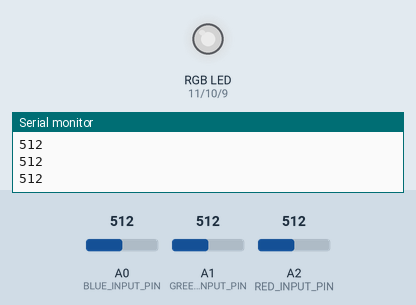
Recording of a sketch running on a simulated Arduino Uno, built with avr-gcc and run on an emulated ATmega328P. On the bench: an RGB LED mixed from three pins (HIGH = lit), the last lines printed to the serial monitor. Inputs (shaded band) come from the test bench; at power-on: A1 (GREEN_INPUT_PIN) = 512, A0 (BLUE_INPUT_PIN) = 512, A2 (RED_INPUT_PIN) = 512. Dim RGB values are drawn brighter than linear.

Above: at 1.2 s.
1.3 s: A1 (GREEN_INPUT_PIN) set to 716
At 2.5 s:
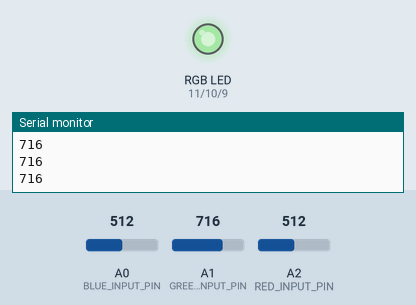
2.8 s: A0 (BLUE_INPUT_PIN) set to 716
At 3.5 s:
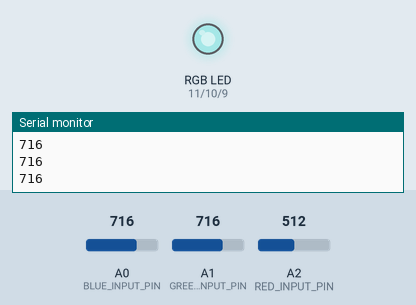
4.3 s: A2 (RED_INPUT_PIN) set to 716
At 4.9 s:
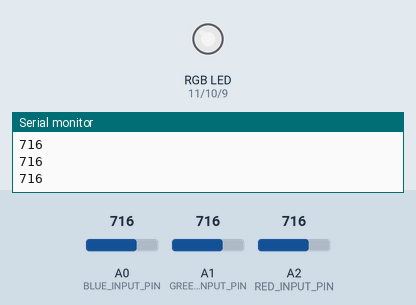
5.8 s: A1 (GREEN_INPUT_PIN) set to 900
At 6.9 s:
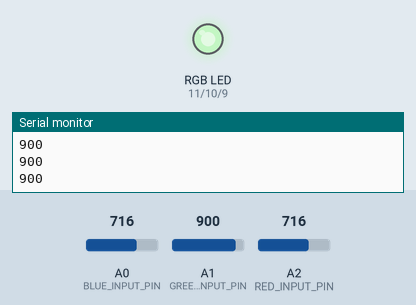
7.3 s: A0 (BLUE_INPUT_PIN) set to 900
At 8.3 s:
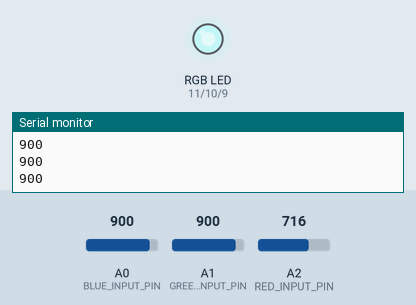
8.8 s: A2 (RED_INPUT_PIN) set to 1023
At 9.2 s:
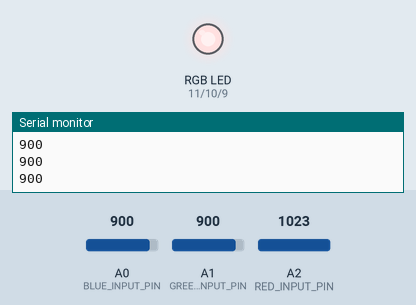
Timing chart, 0 to 11.3 s (numbered marks = the images above; inputs shaded):
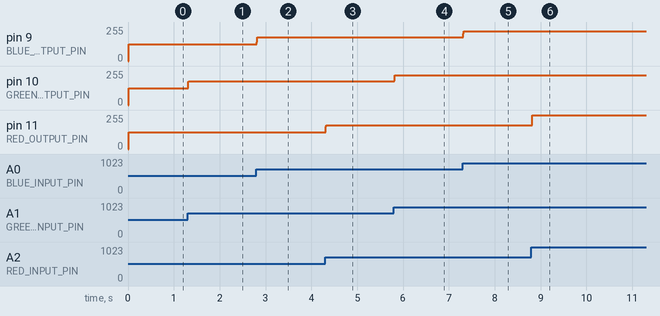

The sketch:

codeInitial.ino
```cpp
// Define constants for all 3 colors

#define BLUE_INPUT_PIN A0
#define BLUE_OUTPUT_PIN  9
#define GREEN_INPUT_PIN  A1
#define GREEN_OUTPUT_PIN  10
#define RED_INPUT_PIN  A2
#define RED_OUTPUT_PIN  11

const int maxOutput=255;
const int minOutput=0;
const int maxInput=1023;
const int minInput=0;

const bool noiseFiltering = true;
const int readingNr = 10;

void setup() {

  // Configure the pins to behave either as an input or an output.
pinMode(BLUE_INPUT_PIN, INPUT);
pinMode(BLUE_OUTPUT_PIN, OUTPUT);
pinMode(RED_INPUT_PIN, INPUT);
pinMode(RED_OUTPUT_PIN, OUTPUT);
pinMode(GREEN_INPUT_PIN, INPUT);
pinMode(GREEN_OUTPUT_PIN, OUTPUT);

Serial.begin(9600);

}

// Periodically update analogWrite values.
void loop() {
	// The default analogRead() resolution is 10 bits (source: https://www.arduino.cc/reference/en/language/functions/analog-io/analogread/) so up to 1024 values,
  // while analogWrite takes a value modulo 256, so a transformation must be performed.
  // This also allows the LED to run 8 bit color, with 256 values for each RGB channel
  Serial.println(analogRead(GREEN_INPUT_PIN)); //debug
  int greenOutput, redOutput, blueOutput;

  if(noiseFiltering ==  true){
    int greenAvg = 0, redAvg = 0, blueAvg = 0;
    for (int i = 0; i < readingNr; i++) {
      greenAvg+=analogRead(GREEN_INPUT_PIN);
      redAvg+=analogRead(RED_INPUT_PIN);
      blueAvg+=analogRead(BLUE_INPUT_PIN);
      delay(1);
    }
    greenOutput=1.0*greenAvg/readingNr;
    redOutput=1.0*redAvg/readingNr;
    blueOutput=1.0*blueAvg/readingNr;
  }else{
    greenOutput=analogRead(GREEN_INPUT_PIN);
    redOutput=analogRead(RED_INPUT_PIN);
    blueOutput=analogRead(BLUE_INPUT_PIN);
  }


analogWrite(BLUE_OUTPUT_PIN,map (blueOutput, minInput, maxInput, minOutput, maxOutput) );
analogWrite(RED_OUTPUT_PIN,map (redOutput, minInput, maxInput, minOutput, maxOutput) );
analogWrite(GREEN_OUTPUT_PIN,map (greenOutput, minInput, maxInput, minOutput, maxOutput) );
// delay(10);
}
```

Measured:
- after the input at 1.3 s, pin 10 (GREEN_OUTPUT_PIN): 127/255 → 178/255 at once
- after the input at 2.8 s, pin 9 (BLUE_OUTPUT_PIN): 127/255 → 178/255 at once
- after the input at 4.3 s, pin 11 (RED_OUTPUT_PIN): 127/255 → 178/255 at once
- after the input at 5.8 s, pin 10 (GREEN_OUTPUT_PIN): 178/255 → 224/255 at once
- after the input at 7.3 s, pin 9 (BLUE_OUTPUT_PIN): 178/255 → 224/255 at once
- after the input at 8.8 s, pin 11 (RED_OUTPUT_PIN): 178/255 → 255/255 at once
